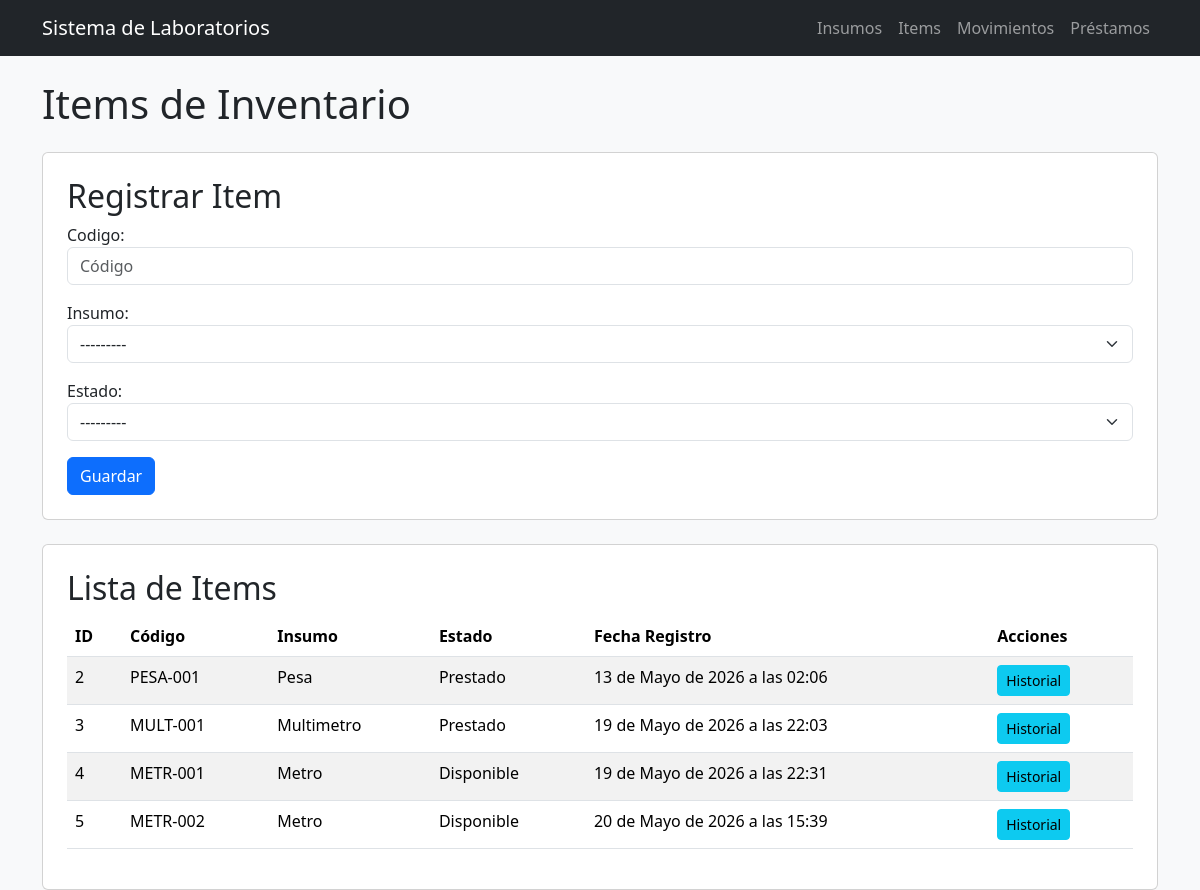
Screenshot of /inventario/items/ (signed in) with the database file from the repository.
### inventario/models.py (models this page shows, shortened)
class ItemInventario(models.Model):
    codigo = models.CharField(max_length=50, unique=True)
    insumo = models.ForeignKey(
        Insumo,
        on_delete=models.CASCADE,
        related_name='items'  # Agrega esto
    )
    estado = models.ForeignKey(
        EstadoItem,
        on_delete=models.CASCADE
    )
    fecha_registro = models.DateTimeField(auto_now_add=True)
    updated_by = models.ForeignKey(
        'users.Usuario',
        on_delete=models.CASCADE,
        null=True,
        blank=True
    )

class Insumo(models.Model):
    nombre = models.CharField(
        max_length=100,
        unique=True
    )
    descripcion = models.TextField(
        blank=False
    )
    marca = models.CharField(
        max_length=100,
        blank=True
    )
    stock_minimo = models.IntegerField(default=0)
    def __str__(self):
        return self.nombre

class EstadoItem(models.Model):
    nombre = models.CharField(max_length=50)
    def __str__(self):
        return self.nombre

### inventario/views.py (the view)
# urls.py: path('items/', items_inventario),
@login_required
def items_inventario(request):
    if request.method == 'POST':
        form = ItemInventarioForm(request.POST)
        if form.is_valid():
            item = form.save(commit=False)
            item.created_by = request.user  # Captura quién lo creó
            item.save()                     # El signal se dispara aquí
            return redirect('/inventario/items/')
    else:
        form = ItemInventarioForm()
    items = ItemInventario.objects.all()
    return render(
        request,
        'inventario/items.html',
        {
            'form': form,
            'items': items
        }
    )

### inventario/forms.py
class ItemInventarioForm(forms.ModelForm):
    class Meta:
        model = ItemInventario
        fields = [
            'codigo',
            'insumo',
            'estado'
        ]
        widgets = {
            'codigo': forms.TextInput(
                attrs={
                    'class': 'form-control',
                    'placeholder': 'Código'
                }
            ),
            'insumo': forms.Select(
                attrs={
                    'class': 'form-select'
                }
            ),
            'estado': forms.Select(
                attrs={
                    'class': 'form-select'
                }
            )
        }

### inventario/templates/inventario/items.html (shortened to what this page needs)
{% extends 'inventario/base.html' %}
{% block contenido %}
<h1 class="mb-4">
    Items de Inventario
</h1>
<div class="card p-4 mb-4">
    <h2>Registrar Item</h2>
    <form method="POST">
        {{ form.as_p }}
        <button
            type="submit"
            class="btn btn-primary"
        >
            Guardar
        </button>
    </form>
</div>
<div class="card p-4">
    <h2>Lista de Items</h2>
    <table class="table table-striped">
        <thead>
            <tr>
                <th>ID</th>
                <th>Código</th>
                <th>Insumo</th>
                <th>Estado</th>
                <th>Fecha Registro</th>
                <th>Acciones</th>
            </tr>
        </thead>
        <tbody>
            {% for item in items %}
            <tr>
                <td>{{ item.id }}</td>
                <td>{{ item.codigo }}</td>
                <td>{{ item.insumo.nombre }}</td>
                <td>{{ item.estado.nombre }}</td>
                <td>{{ item.fecha_registro }}</td>
                <td>
                    <a
                        href="/inventario/items/{{ item.id }}/historial/"
                        class="btn btn-info btn-sm"
                    >
                        Historial
                    </a>
                </td>
            </tr>
            {% endfor %}
        </tbody>
    </table>
</div>
{% endblock %}

### rows the page displays
ItemInventario: id "2", codigo "PESA-001", insumo.nombre "Pesa", estado.nombre "Prestado", fecha_registro "13 de Mayo de 2026 a las 02:06"
ItemInventario: id "3", codigo "MULT-001", insumo.nombre "Multimetro", estado.nombre "Prestado", fecha_registro "19 de Mayo de 2026 a las 22:03"
ItemInventario: id "4", codigo "METR-001", insumo.nombre "Metro", estado.nombre "Disponible", fecha_registro "19 de Mayo de 2026 a las 22:31"
ItemInventario: id "5", codigo "METR-002", insumo.nombre "Metro", estado.nombre "Disponible", fecha_registro "20 de Mayo de 2026 a las 15:39"
